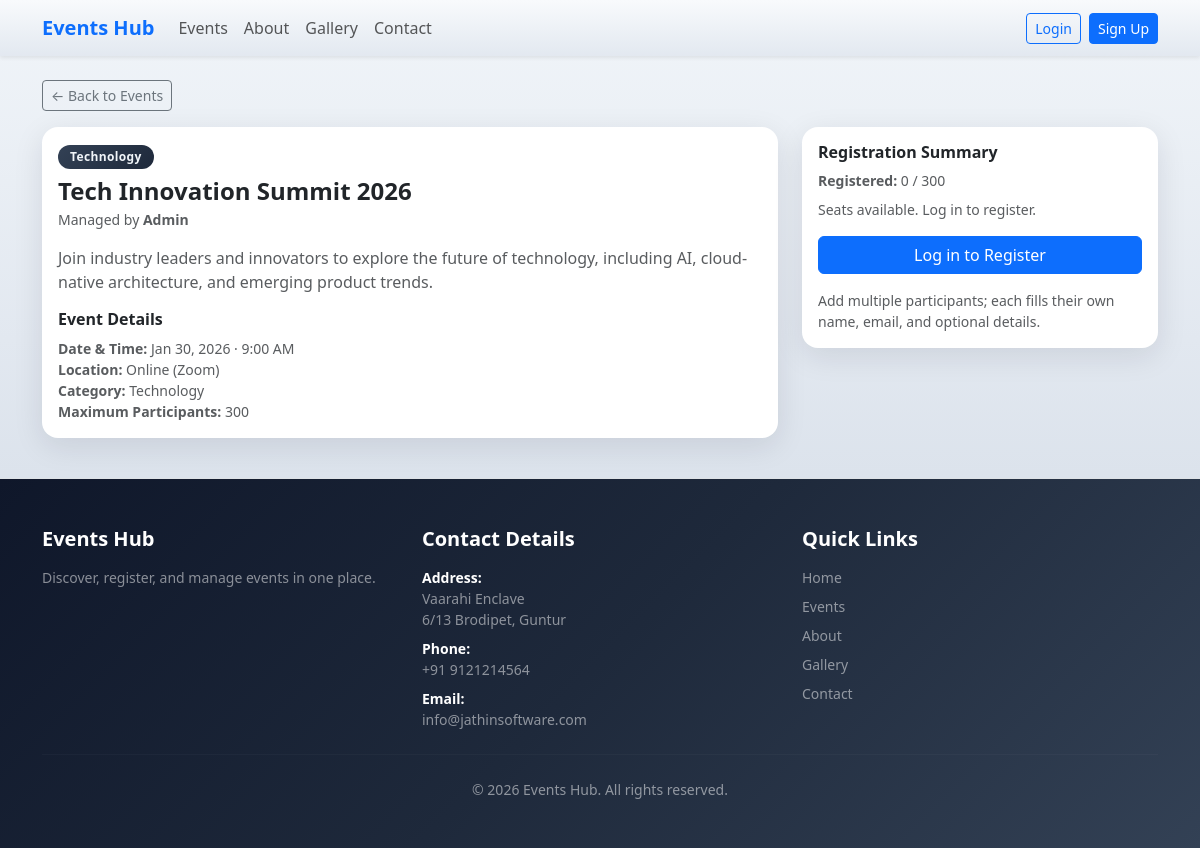
The page /user/event_detail.php?id=1 on the database its author committed.
### tables this page shows
CREATE TABLE events (
    id INT UNSIGNED AUTO_INCREMENT PRIMARY KEY,
    title VARCHAR(255) NOT NULL,
    category VARCHAR(64) NOT NULL,
    event_date DATETIME NOT NULL,
    location VARCHAR(255) NOT NULL,
    max_participants INT UNSIGNED NOT NULL,
     
    max_team_size INT UNSIGNED NOT NULL DEFAULT 1,
     
    image_path VARCHAR(255) DEFAULT NULL,
    description TEXT NOT NULL,
    created_at DATETIME NOT NULL DEFAULT CURRENT_TIMESTAMP,
    INDEX idx_event_date (event_date),
    INDEX idx_category (category)
);

### includes/auth.php (called while the page is built, shortened)
<?php
$cfg = EVENTHUB_CONFIG;
$BASE_PATH = '';
if (is_array($cfg) && array_key_exists('base_path', $cfg) && $cfg['base_path'] !== null && $cfg['base_path'] !== 'auto') {
    $BASE_PATH = (string) $cfg['base_path'];
} else {
    $docRoot = isset($_SERVER['DOCUMENT_ROOT']) ? realpath((string) $_SERVER['DOCUMENT_ROOT']) : false;
    $appRoot = realpath(__DIR__ . '/..');
    if ($docRoot && $appRoot) {
        $docRootNorm = rtrim(str_replace('\\', '/', $docRoot), '/');
        $appRootNorm = rtrim(str_replace('\\', '/', $appRoot), '/');
        $docLower = strtolower($docRootNorm);
        $appLower = strtolower($appRootNorm);
        if ($docLower !== '' && str_starts_with($appLower, $docLower)) {
            $rel = substr($appRootNorm, strlen($docRootNorm));
            $rel = '/' . ltrim($rel, '/');
            $parts = array_values(array_filter(explode('/', $rel), static fn ($p) => $p !== ''));
            $parts = array_map('rawurlencode', $parts);
            $BASE_PATH = $parts ? ('/' . implode('/', $parts)) : '';
        }
    }
}
function base_url(string $path = ''): string {
    global $BASE_PATH;
    return rtrim($BASE_PATH, '/') . '/' . ltrim($path, '/');
}
function current_user(): ?array {
    return $_SESSION['user'] ?? null;
}

### user/event_detail.php (the view, shortened to what this page needs)
<?php
require_once __DIR__ . '/../includes/auth.php';
$id = isset($_GET['id']) ? (int) $_GET['id'] : 0;
$stmt = $pdo->prepare('SELECT * FROM events WHERE id = ?');
$stmt->execute([$id]);
$event = $stmt->fetch();
$countStmt = $pdo->prepare("
    SELECT COUNT(*) FROM participants p
    JOIN registrations r ON r.id = p.registration_id
    WHERE r.event_id = ?
");
$countStmt->execute([$id]);
$registered = (int) $countStmt->fetchColumn();
$max = (int) $event['max_participants'];
$full = $registered >= $max;
$myRegistration = null;
$myParticipants = [];
$me = current_user();
$eventDateFormatted = date('M j, Y · g:i A', strtotime($event['event_date']));
$badge = 'eh-card-badge';
?>
<!DOCTYPE html>
<html lang="en">
<head>
    <link href="https://cdn.jsdelivr.net/npm/bootstrap@5.3.3/dist/css/bootstrap.min.css" rel="stylesheet">
    <link rel="stylesheet" href="<?= htmlspecialchars(base_url('assets/css/style.css')) ?>">
</head>
<body class="d-flex flex-column min-vh-100">
<?php include __DIR__ . '/../includes/navbar.php'; ?>
<main class="flex-grow-1 py-4">
    <div class="container">
        <a href="<?= htmlspecialchars(base_url('user/events.php')) ?>" class="btn btn-outline-secondary btn-sm mb-3">&larr; Back to Events</a>
        <div class="row g-4">
            <div class="col-lg-8">
                <div class="card eh-detail-card mb-3">
                    <div class="card-body">
                        <span class="badge <?= $badge ?> mb-2"><?= htmlspecialchars($event['category']) ?></span>
                        <h1 class="h4 fw-bold mb-1"><?= htmlspecialchars($event['title']) ?></h1>
                        <p class="small text-muted mb-3">Managed by <strong>Admin</strong></p>
                        <p class="text-muted mb-3"><?= nl2br(htmlspecialchars($event['description'])) ?></p>
                        <h2 class="h6 fw-semibold mb-2">Event Details</h2>
                        <ul class="list-unstyled small text-muted mb-0">
                            <li><strong>Date &amp; Time:</strong> <?= $eventDateFormatted ?></li>
                            <li><strong>Location:</strong> <?= htmlspecialchars($event['location']) ?></li>
                            <li><strong>Category:</strong> <?= htmlspecialchars($event['category']) ?></li>
                            <li><strong>Maximum Participants:</strong> <?= $max ?></li>
                        </ul>
                    </div>
                </div>
            </div>
            <div class="col-lg-4" id="register">
                <div class="card eh-detail-card mb-3">
                    <div class="card-body">
                        <h2 class="h6 fw-semibold mb-2">Registration Summary</h2>
                        <p class="small text-muted mb-2"><strong>Registered:</strong> <?= $registered ?> / <?= $max ?></p>
                        <?php if ($myRegistration): ?>
                            <p class="small text-success mb-2">You are registered for this event.</p>
                            <h3 class="h6 fw-semibold mb-2">Your participants</h3>
                            <ul class="list-unstyled small text-muted mb-3">
                                <?php foreach ($myParticipants as $p): ?>
                                    <li><?= htmlspecialchars($p['name']) ?> &lt;<?= htmlspecialchars($p['email']) ?>&gt;<?= $p['phone'] ? ' · ' . htmlspecialchars($p['phone']) : '' ?></li>
                                <?php endforeach; ?>
                            </ul>
                            <form method="post" action="<?= htmlspecialchars(base_url('user/unregister.php')) ?>" class="mb-2" onsubmit="return confirm('Unregister from this event?');">
                                <input type="hidden" name="event_id" value="<?= $id ?>">
                                <button type="submit" class="btn btn-outline-danger w-100">Unregister</button>
                            </form>
                        <?php elseif ($full): ?>
                            <p class="small text-muted mb-0">This event is full.</p>
                        <?php else: ?>
                            <p class="small text-muted mb-3">Seats available. Log in to register.</p>
                            <a href="<?= htmlspecialchars(base_url('auth/login.php?redirect=user/event_detail.php?id=' . $id)) ?>" class="btn btn-primary w-100 mb-2">Log in to Register</a>
                            <p class="small text-muted mt-2 mb-0">Add multiple participants; each fills their own name, email, and optional details.</p>
                        <?php endif; ?>
                    </div>
                </div>
            </div>
        </div>
    </div>
</main>
<?php include __DIR__ . '/../includes/footer.php'; ?>
</body>
</html>

### assets/css/style.css (style rules this page uses)
body { background: linear-gradient(180deg, #f1f5f9 0%, #e2e8f0 40%, #cbd5e1 100%); min-height: 100vh; font-family: system-ui, -apple-system, BlinkMacSystemFont, "Segoe UI", sans-serif; }
.eh-card-badge { background: linear-gradient(135deg, #334155 0%, #1e293b 100%); color: #f1f5f9; border: none; font-size: 0.75rem; font-weight: 600; letter-spacing: 0.03em; padding: 0.35rem 0.75rem; border-radius: 999px; }
.eh-detail-card { border: none; border-radius: 1rem; overflow: hidden; box-shadow: 0 8px 30px rgba(15, 23, 42, 0.1); }

### rows shown on the page
events: category "Technology", title "Tech Innovation Summit 2026", description "Join industry leaders and innovators to explore the future of technology, including AI, cloud-native architecture, and emerging product trends.", event_date "Jan 30, 2026 · 9:00 AM", location "Online (Zoom)", max_participants "300"

### other values the page prints
$registered "0"
